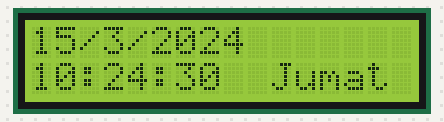
Simulated run of this sketch. Board: Arduino Uno, built with avr-gcc and run on an emulated ATmega328P. On the bench: 16×2 character LCD. The local clock reads 2024-03-15 10:24:30 at power-on unless the sketch sets it.

Above: at 0.1 s.
At 4.2 s:
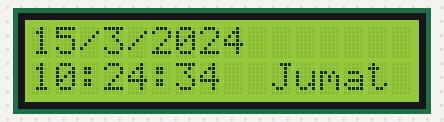
At 9.4 s:
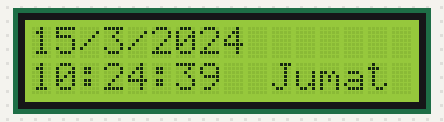
At 18.6 s:
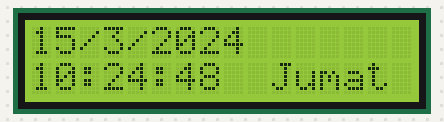
At 27.8 s:
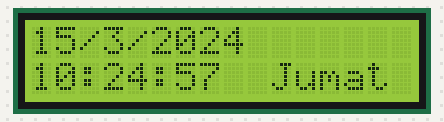
At 38.1 s:
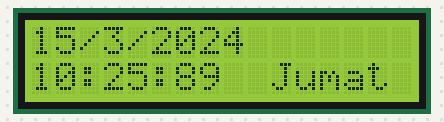

The sketch:

13-lcdRTC.ino
```cpp
#include <Wire.h>
#include <LiquidCrystal_I2C.h>
#include "RTClib.h"

RTC_DS3231 rtc;
LiquidCrystal_I2C lcd(0x27, 16, 2);

char daysOfTheWeek[7][12] = { "Minggu", "Senin", "Selasa", "Rabu", "Kamis", "Jumat", "Sabtu" };

void setup() {
  Serial.begin(57600);

  if (!rtc.begin()) {
    Serial.println("Couldn't find RTC");
    Serial.flush();
    while (1) delay(10);
  }

  if (rtc.lostPower()) {

    rtc.adjust(DateTime(F(__DATE__), F(__TIME__)));
    // rtc.adjust(DateTime(2014, 1, 21, 3, 0, 0));
  }

  lcd.init();
  lcd.backlight();
}

void loop() {
  DateTime now = rtc.now();

  lcd.setCursor(0, 0);
  lcd.print(now.day());
  lcd.print("/");
  lcd.print(now.month());
  lcd.print("/");
  lcd.print(now.year());
  lcd.setCursor(0, 1);
  lcd.print(now.hour());
  lcd.print(":");
  lcd.print(now.minute());
  lcd.print(":");
  lcd.print(now.second());
  lcd.setCursor(10, 1);
  lcd.print(daysOfTheWeek[now.dayOfTheWeek()]);
  delay(1000);
}
```

Measured:
- what the display in image 1 shows lasts 1.0 s, from 4.2 s to 5.2 s
